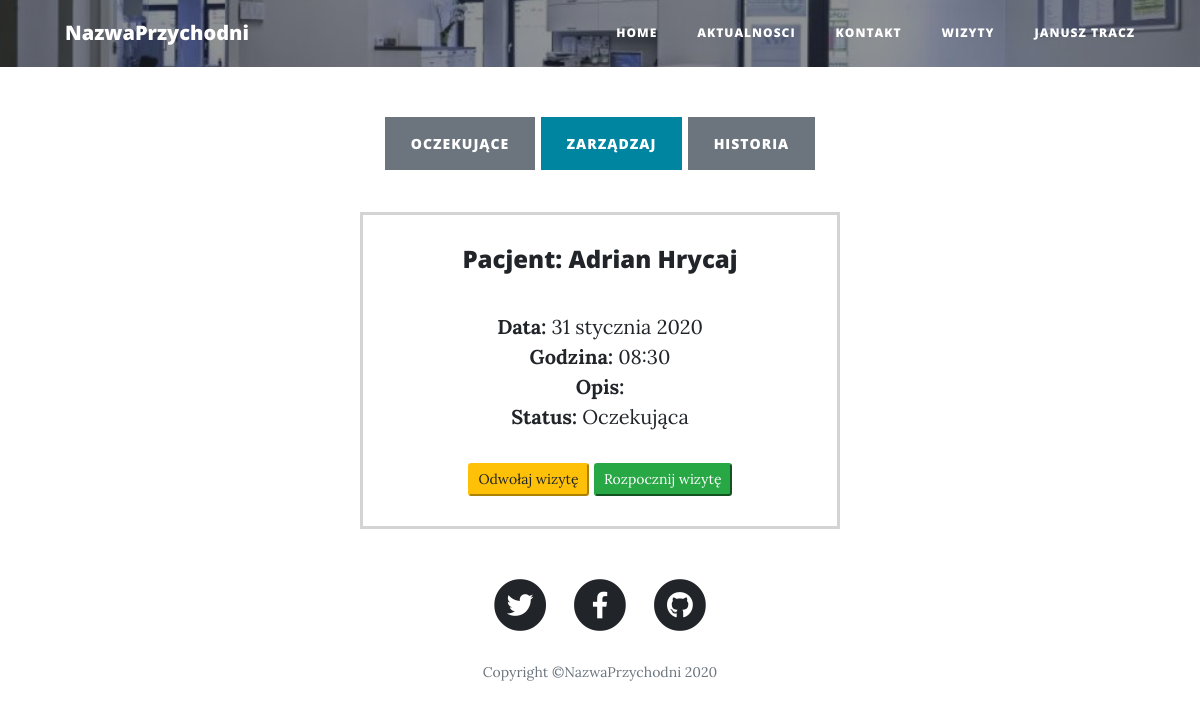
Screenshot of /wizyty/zarzadzaj (signed in) with the database file from the repository.
### wizyty/models.py (models this page shows)
class Wizyty(models.Model):
    pacjent = models.ForeignKey(Pacjenci, on_delete=models.CASCADE)
    lekarz = models.ForeignKey(Lekarze, on_delete=models.CASCADE)
    opis = models.CharField(max_length=100, blank=True, null=True)
    data = models.DateField()
    godzina = models.TimeField(choices=GODZINY_LISTA)
    status = models.CharField(choices=STATUS, default='Oczekująca', max_length=20)
    recepta = models.CharField(max_length=200, blank=True, null=True)

### wizyty/views.py (the view)
# urls.py: path('wizyty/zarzadzaj', wizyty_zarzadzaj_view_list, name='wizyty_zarzadzaj_list'),
@login_required
@user_passes_test(lambda u: u.groups.filter(name='lekarz').exists(), redirect_field_name='#')
def wizyty_zarzadzaj_view_list(request):
    wiadomosc = "<h4>Brak oczekujących wizyt</h4>"
    queryset = Wizyty.objects.all()
    context = {
        "object_list": queryset,
        "wiadomosc": wiadomosc,
    }
    return render(request, "zarzadzaj_wizytami.html", context)

### przychodnia_lekarska/templatetags/auth_extras.py (called while the page is built)
@register.filter(name='has_group')
def has_group(user, group_name):
    group = Group.objects.get(name=group_name)
    return True if group in user.groups.all() else False

### wizyty/templates/zarzadzaj_wizytami.html (shortened to what this page needs)
{% extends "base.html" %}
{% load auth_extras %}
{% block content %}
    <div style="text-align: center;">
        <a href="/wizyty/oczekujace" class="btn btn-secondary">Oczekujące</a>
        <a href="/wizyty/zarzadzaj" class="btn btn-primary">Zarządzaj</a>
        <a href="/wizyty/historia" class="btn btn-secondary">Historia</a>
    </div>
    <br>
    <div style="text-align: center;">
        {% for object in object_list %}
            {% if request.user|has_group:"lekarz" and object.lekarz.uzytkownik.id == user.id and object.status == 'Oczekująca'%}
            <form method="post" action="{% url 'wizyty_zarzadzaj' object.pk %}"> {% csrf_token %}
                    <div style="border: rgba(0,0,0,0.17) solid; margin-top: 1%; margin-left: 30%; margin-right: 30%; text-align: center;">
                            <br>
                        <h4>Pacjent: {{ object.pacjent.first_name }} {{ object.pacjent.last_name }} </h4>
                            <br><b>Data:</b> {{ object.data }}
                            <br><b>Godzina:</b> {{ object.godzina }}
                            <br><b>Opis:</b> {{ object.opis }}
                            <br><b>Status:</b> {{ object.status }}
                        <p><button type="submit" class="btn-sm btn-warning">Odwołaj wizytę</button>
                        <a href="/wizyty/zarzadzaj/{{object.pk}}"><button class="btn-sm btn-success">Rozpocznij wizytę</button></a></p>
                    </div>
            </form>
            {% endif %}
        {% endfor %}
    </div>
{% endblock %}

### templates/base.html (shortened to what this page needs)
<!doctype html>
<html lang="pl">
{% load auth_extras %}
<head>
    {% load static %}
    <link href="{% static 'vendor/bootstrap/css/bootstrap.min.css' %}" rel="stylesheet">
    <link href="{% static 'vendor/fontawesome-free/css/all.min.css' %}" rel="stylesheet" type="text/css">
    <link href="{% static 'css/clean-blog.min.css' %}" rel="stylesheet">
</head>
<body>
<nav class="navbar navbar-expand-lg navbar-light fixed-top" id="mainNav">
    <div class="container">
        <a class="navbar-brand" href="/">NazwaPrzychodni</a>
        <div class="collapse navbar-collapse" id="navbarResponsive">
            <ul class="navbar-nav ml-auto">
                {% if user.is_superuser %}
                    <li class="nav-item">
                        <a href="/admin" class="nav-link">Panel administracyjny</a>
                    </li>
                    <li class="nav-item">
                        <a href="/wizyty/generuj_raport" class="nav-link">Raporty</a>
                    </li>
                    <br>
                    <li class="nav-item">
                        <a href="/lekarze/wyswietl" class="nav-link">Lekarze</a>
                    </li>
                    <br>
                {% else %}
                    <li class="nav-item">
                        <a class="nav-link" href="/">Home</a>
                    </li>
                    <li class="nav-item">
                        <a class="nav-link" href="/">Aktualnosci</a>
                    </li>
                    <li class="nav-item">
                        <a class="nav-link" href="/">Kontakt</a>
                    </li>
                {% endif %}
                {% if user.is_authenticated %}
                        <li class="nav-item">
                            <a href="/wizyty/oczekujace" class="nav-link">Wizyty</a>
                        </li>
                    {% if user.is_superuser %}
                        <li class="nav-item">
                        <a href="/accounts/logout" class="nav-link">Wyloguj</a>
                    </li>
                        {% else %}
                        <li class="nav-item">
                        <a href="/konto" class="nav-link">{{ user.first_name}} {{ user.last_name}}</a>
                    </li>
                        {% endif %}
                {% endif %}
            </ul>
        </div>
    </div>
</nav>
{% block header %}
    <header class="masthead" style="background-image: url({% static 'img/home-bg.jpg' %})">
        <div class="overlay"></div>
        <div class="container">
            <div class="row">
                <div class="col-lg-8 col-md-10 mx-auto" style="height: 67px"></div>
            </div>
        </div>
    </header>
{% endblock %}
{% block content %}
{% endblock %}
<footer>
    <div class="container">
        <div class="row">
            <div class="col-lg-8 col-md-10 mx-auto">
                <ul class="list-inline text-center">
                    <li class="list-inline-item">
                        <a href="#">
                <span class="fa-stack fa-lg">
                  <i class="fas fa-circle fa-stack-2x"></i>
                  <i class="fab fa-twitter fa-stack-1x fa-inverse"></i>
                </span>
                        </a>
                    </li>
                    <li class="list-inline-item">
                        <a href="#">
                <span class="fa-stack fa-lg">
                  <i class="fas fa-circle fa-stack-2x"></i>
                  <i class="fab fa-facebook-f fa-stack-1x fa-inverse"></i>
                </span>
                        </a>
                    </li>
                    <li class="list-inline-item">
                        <a href="#">
                <span class="fa-stack fa-lg">
                  <i class="fas fa-circle fa-stack-2x"></i>
                  <i class="fab fa-github fa-stack-1x fa-inverse"></i>
                </span>
                        </a>
                    </li>
                </ul>
                <p class="copyright text-muted">Copyright &copy;NazwaPrzychodni 2020</p>
            </div>
        </div>
    </div>
</footer>
</body>
</html>

### rows the page displays
Wizyty: pacjent.first_name "Adrian", pacjent.last_name "Hrycaj", data "31 stycznia 2020", godzina "08:30", status "Oczekująca"

### other values shown
{{ user.first_name }} "JANUSZ"
{{ user.last_name }} "TRACZ"
